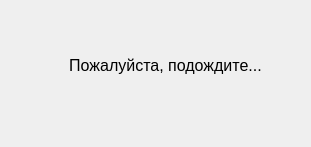
<?xml version="1.0" encoding="UTF-8"?>
<ui version="4.0">
 <class>FrameWaiting</class>
 <widget class="QWidget" name="FrameWaiting">
  <property name="windowModality">
   <enum>Qt::ApplicationModal</enum>
  </property>
  <property name="geometry">
   <rect>
    <x>0</x>
    <y>0</y>
    <width>311</width>
    <height>147</height>
   </rect>
  </property>
  <property name="minimumSize">
   <size>
    <width>311</width>
    <height>147</height>
   </size>
  </property>
  <property name="maximumSize">
   <size>
    <width>311</width>
    <height>147</height>
   </size>
  </property>
  <property name="windowTitle">
   <string>Пожалуйста, подождите...</string>
  </property>
  <property name="windowIcon">
   <iconset>
    <normaloff>../icons/waiting.png</normaloff>../icons/waiting.png</iconset>
  </property>
  <property name="autoFillBackground">
   <bool>false</bool>
  </property>
  <widget class="QLabel" name="labelWaiting">
   <property name="geometry">
    <rect>
     <x>60</x>
     <y>30</y>
     <width>211</width>
     <height>71</height>
    </rect>
   </property>
   <property name="font">
    <font>
     <pointsize>12</pointsize>
    </font>
   </property>
   <property name="text">
    <string>Пожалуйста, подождите...</string>
   </property>
   <property name="alignment">
    <set>Qt::AlignCenter</set>
   </property>
  </widget>
 </widget>
 <resources/>
 <connections/>
</ui>
